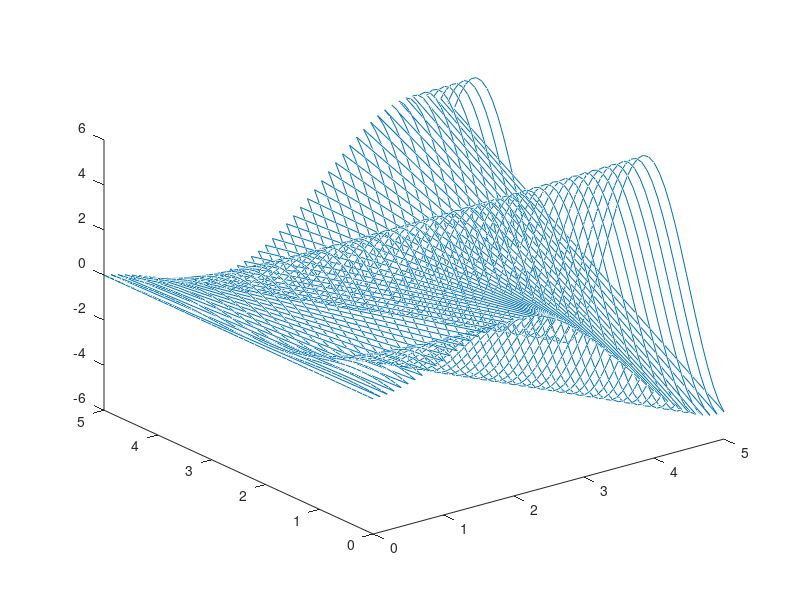
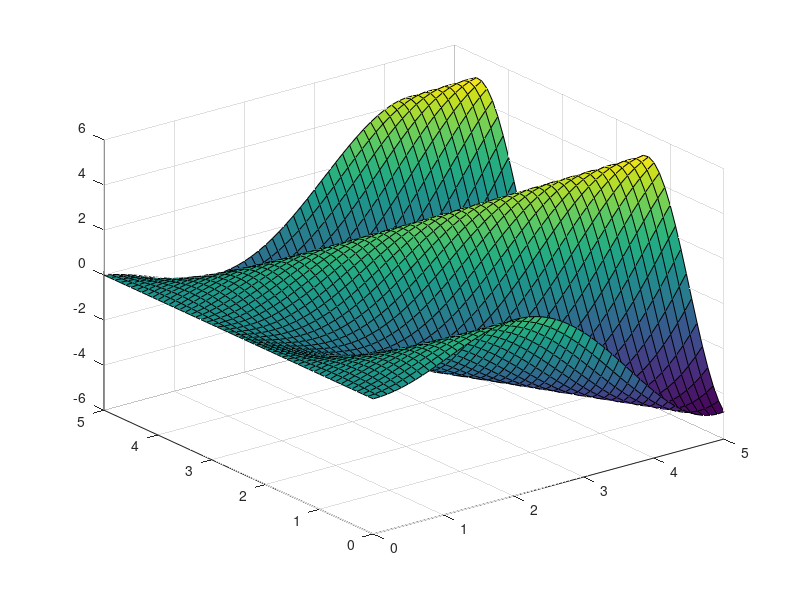

MATLAB code for these plots, in order:
x = [0:.1:5];
y = [0:.1:5];
[x,y] = meshgrid(x,y);
z = x .* sin( x + 2*y );
plot3(x(:),y(:),z(:))
figure % creates new figure instead of overwritim=ng the first
surf(x,y,z)